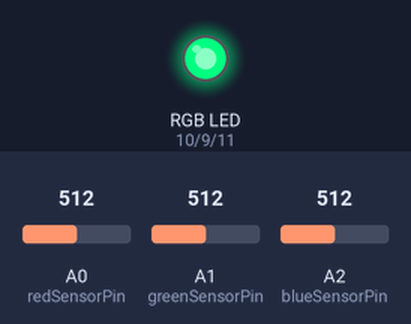
Bench run of a sketch on a simulated Arduino Uno, built with avr-gcc and run on an emulated ATmega328P. Shown: an RGB LED mixed from three pins (HIGH = lit). The inputs (shaded band) are chosen by the test bench; at power-on: A2 (blueSensorPin) = 512, A1 (greenSensorPin) = 512, A0 (redSensorPin) = 512. Dim RGB values are drawn brighter than linear; what the sketch prints to the serial monitor is not drawn.

Above: at 1.5 s.
1.6 s: A2 (blueSensorPin) set to 408
At 4.7 s:
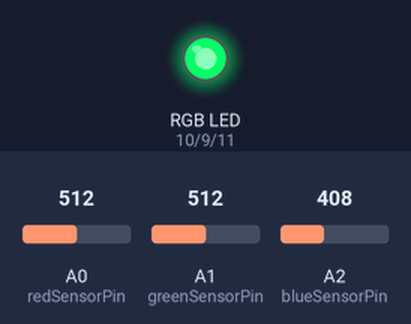
7.1 s: A2 (blueSensorPin) set to 384
At 11.2 s:
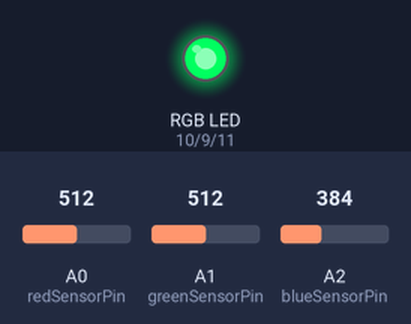
12.6 s: A1 (greenSensorPin) set to 0
At 16.3 s:
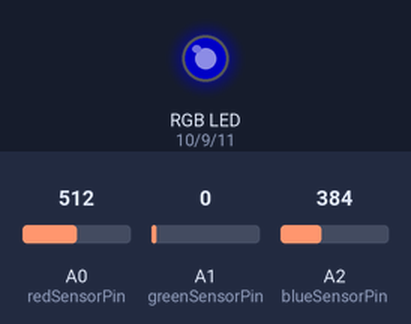
16.6 s: A1 (greenSensorPin) set to 2
22.1 s: A1 (greenSensorPin) set to 5
At 26.7 s:
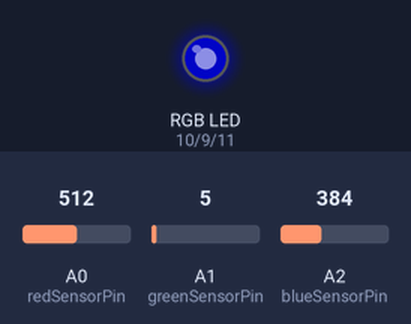
27.6 s: A2 (blueSensorPin) set to 716
At 31.3 s:
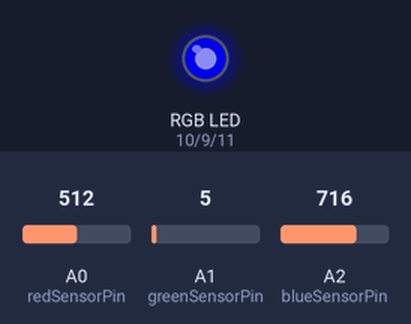
Timing chart, 0 to 32.8 s (numbered marks = the images above; inputs shaded):
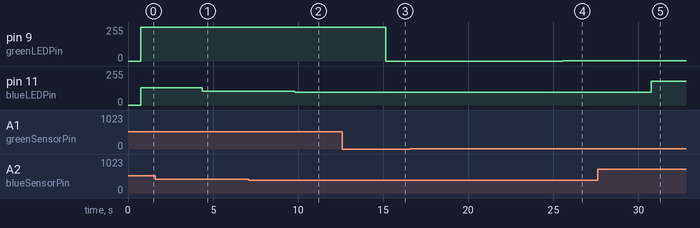

The sketch:

p04_ColorMixingLamp.ino
```cpp
/*
  Arduino Starter Kit example
  Project 4 - Color Mixing Lamp

  This sketch is written to accompany Project 3 in the Arduino Starter Kit

  Parts required:
  - one RGB LED
  - three 10 kilohm resistors
  - three 220 ohm resistors
  - three photoresistors
  - red green and blue colored gels

  created 13 Sep 2012
  modified 14 Nov 2012
  by Scott Fitzgerald
  Thanks to Federico Vanzati for improvements

  https://store.arduino.cc/genuino-starter-kit

  This example code is part of the public domain.
*/

const int greenLEDPin = 9;  // LED connected to digital pin 9
const int redLEDPin = 10;   // LED connected to digital pin 10
const int blueLEDPin = 11;  // LED connected to digital pin 11

const int redSensorPin = A0;    // pin with the photoresistor with the red gel
const int greenSensorPin = A1;  // pin with the photoresistor with the green gel
const int blueSensorPin = A2;   // pin with the photoresistor with the blue gel

int redValue = 0;    // value to write to the red LED
int greenValue = 0;  // value to write to the green LED
int blueValue = 0;   // value to write to the blue LED

int redSensorValue = 0;    // variable to hold the value from the red sensor
int greenSensorValue = 0;  // variable to hold the value from the green sensor
int blueSensorValue = 0;   // variable to hold the value from the blue sensor

void setup() {
  // initialize serial communications at 9600 bps:
  Serial.begin(600);

  // set the digital pins as outputs
  pinMode(greenLEDPin, OUTPUT);
  pinMode(redLEDPin, OUTPUT);
  pinMode(blueLEDPin, OUTPUT);
}

void loop() {
  // Read the sensors first:

  // read the value from the red-filtered photoresistor:
  redSensorValue = analogRead(redSensorPin);
  // give the ADC a moment to settle
  delay(5);
  // read the value from the green-filtered photoresistor:
  greenSensorValue = analogRead(greenSensorPin);
  // give the ADC a moment to settle
  delay(5);
  // read the value from the blue-filtered photoresistor:
  blueSensorValue = analogRead(blueSensorPin);

  // print out the values to the Serial Monitor
  Serial.print("raw sensor Values \t red: ");
  Serial.print(redSensorValue);
  Serial.print("\t green: ");
  Serial.print(greenSensorValue);
  Serial.print("\t Blue: ");
  Serial.println(blueSensorValue);

  /*
    In order to use the values from the sensor for the LED, you need to do some
    math. The ADC provides a 10-bit number, but analogWrite() uses 8 bits.
    You'll want to divide your sensor readings by 4 to keep them in range
    of the output.
  */
  redValue = redSensorValue / 4;
  greenValue = greenSensorValue / 4;
  blueValue = blueSensorValue / 4;

  // print out the mapped values
  Serial.print("Mapped sensor Values \t red: ");
  Serial.print(redValue);
  Serial.print("\t green: ");
  Serial.print(greenValue*2);
  Serial.print("\t Blue: ");
  Serial.println(blueValue);

  /*
    Now that you have a usable value, it's time to PWM the LED.
  */
  analogWrite(redLEDPin, 0);
  analogWrite(greenLEDPin, greenValue*2);
  analogWrite(blueLEDPin, blueValue);
}
```

Measured:
- after the input at 1.6 s, pin 11 (blueLEDPin): 128/255 → 102/255 after 2.8 s
- after the input at 7.1 s, pin 11 (blueLEDPin): 102/255 → 96/255 after 2.7 s
- after the input at 12.6 s, pin 9 (greenLEDPin): 255/255 → 0/255 after 2.5 s
- after the input at 16.6 s, every drawn part: stays the same
- after the input at 22.1 s, pin 9 (greenLEDPin): 0/255 → 2/255 after 3.4 s
- after the input at 27.6 s, pin 11 (blueLEDPin): 96/255 → 179/255 after 3.2 s
